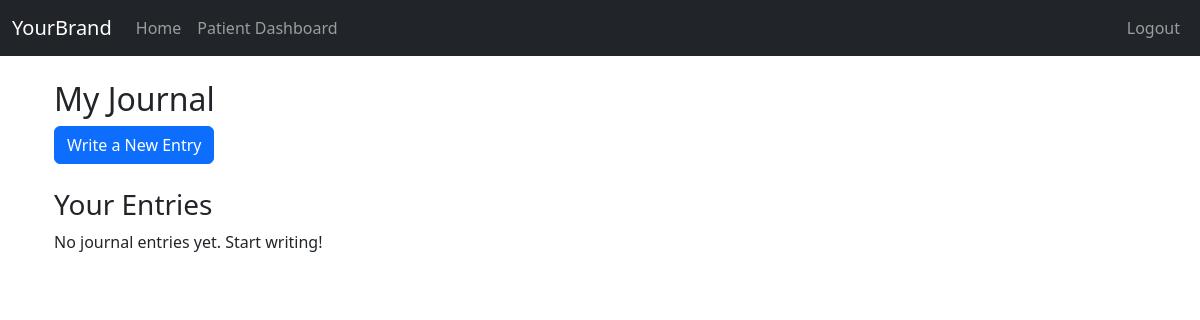
The page /journal/ (signed in) on the database as committed earlier.
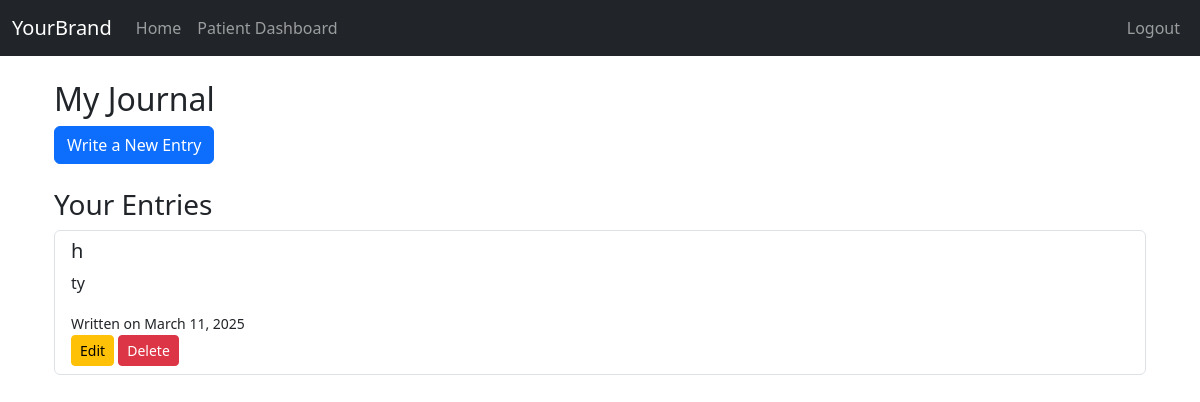
The same page on the database as committed later.
### website/models.py (models this page shows, shortened)
class JournalEntry(models.Model):
    user = models.ForeignKey(User, on_delete=models.CASCADE)
    title = models.CharField(max_length=255)
    content = models.TextField()
    sentiment_score = models.FloatField(default=0.0)
    created_at = models.DateTimeField(auto_now_add=True)

### website/views.py (the view)
# urls.py: path('journal/', views.journal_dashboard, name='journal_dashboard'),
@login_required
def journal_dashboard(request):
    entries = JournalEntry.objects.filter(user=request.user).order_by('-created_at')
    return render(request, 'journal/dashboard.html', {'entries': entries})

### website/templates/journal/dashboard.html
{% extends 'base.html' %}
{% block content %}
<div class="container">
    <h2>My Journal</h2>
    <a href="{% url 'create_journal_entry' %}" class="btn btn-primary">Write a New Entry</a>
    <h3 class="mt-4">Your Entries</h3>
    {% if entries %}
        <ul class="list-group">
            {% for entry in entries %}
                <li class="list-group-item">
                    <h5>{{ entry.title }}</h5>
                    <p>{{ entry.content|truncatewords:20 }}</p>
                    <small>Written on {{ entry.created_at|date:"F j, Y" }}</small><br>
                    <a href="{% url 'edit_journal_entry' entry.id %}" class="btn btn-sm btn-warning">Edit</a>
                    <a href="{% url 'delete_journal_entry' entry.id %}" class="btn btn-sm btn-danger">Delete</a>
                </li>
            {% endfor %}
        </ul>
    {% else %}
        <p>No journal entries yet. Start writing!</p>
    {% endif %}
</div>
{% endblock %}

### website/templates/base.html (shortened to what this page needs)
{%load static %}
<!DOCTYPE html>
<html lang="en">
<head>
    <link
      href="https://cdn.jsdelivr.net/npm/bootstrap@5.3.3/dist/css/bootstrap.min.css"
      rel="stylesheet"
    />
    <link rel="stylesheet" href="{% static 'css/main.css' %}">
</head>
<body>
    {% include 'navbar.html' %}
    <div class="container">
      <br />
      {% block content %}
      {% endblock %}
    </div>
</body>
</html>

### website/templates/navbar.html (shortened to what this page needs)
<nav class="navbar navbar-expand-lg navbar-dark bg-dark">
  <div class="container-fluid">
    <a class="navbar-brand" href="#">YourBrand</a>
    <div class="collapse navbar-collapse" id="navbarSupportedContent">
      <ul class="navbar-nav me-auto mb-2 mb-lg-0">
        <li class="nav-item">
          <a class="nav-link" href="{% url 'home' %}">Home</a>
        </li>
        {% if user.is_authenticated %}
          {% if user.userprofile.role == "professional" %}
              <li class="nav-item">
                  <a class="nav-link" href="{% url 'professional_dashboard' %}">Professional Dashboard</a>
              </li>
          {% elif user.userprofile.role == "patient" %}
              <li class="nav-item">
                  <a class="nav-link" href="{% url 'patient_dashboard' %}">Patient Dashboard</a>
              </li>
          {% endif %}
        {% endif %}
      </ul>
      <ul class="navbar-nav ms-auto">
        {% if user.is_authenticated %}
          <li class="nav-item">
              <a class="nav-link" href="{% url 'logout' %}">Logout</a>
          </li>
        {% endif %}
      </ul>
    </div>
  </div>
</nav>

Rows that differ between the two databases and show on the page:
added JournalEntry: title "h", content "ty", created_at "March 11, 2025"
Other text that changed with them:
text no longer shown: "No journal entries yet. Start writing!"
